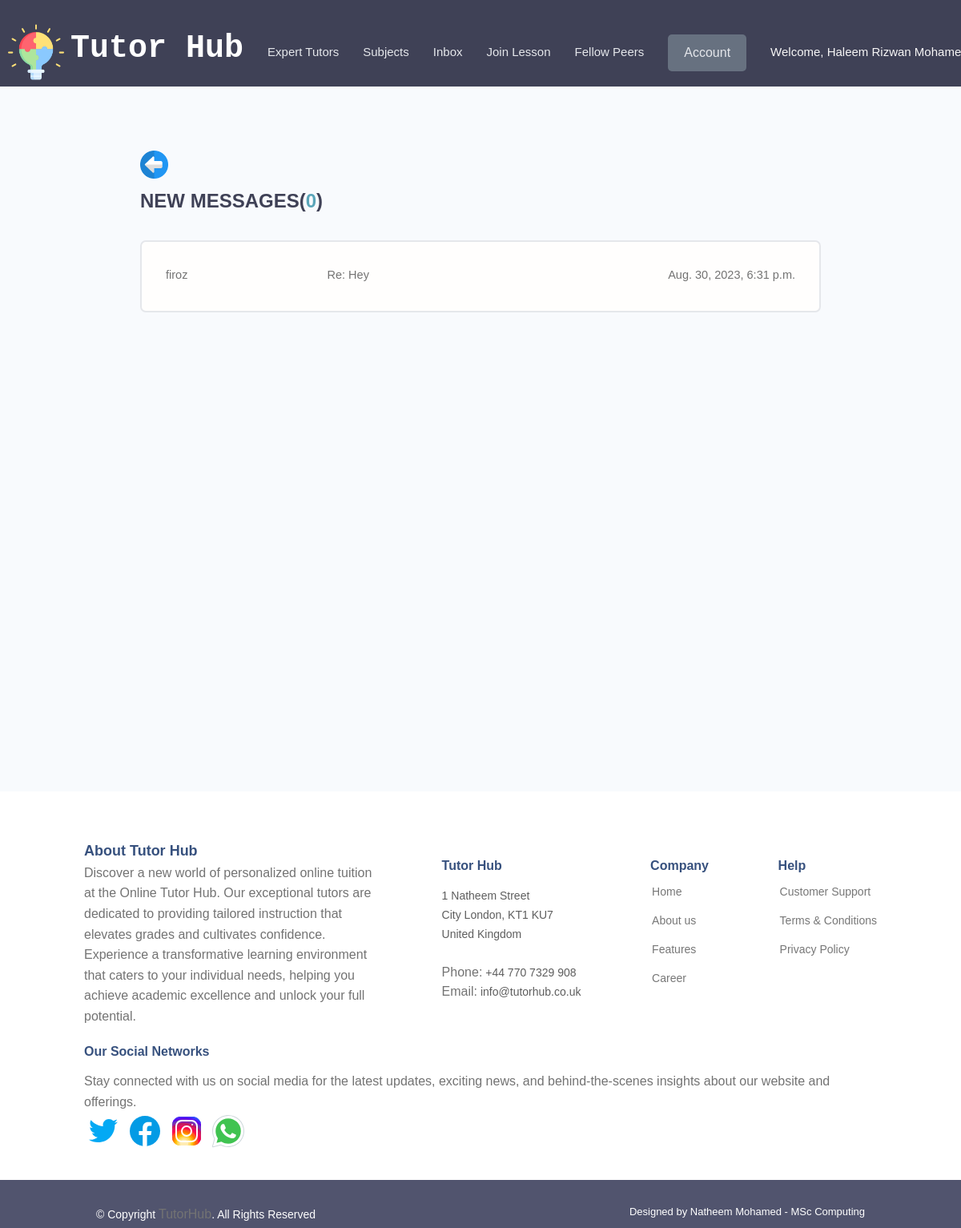
The app's page /inbox/ (signed in), older data.
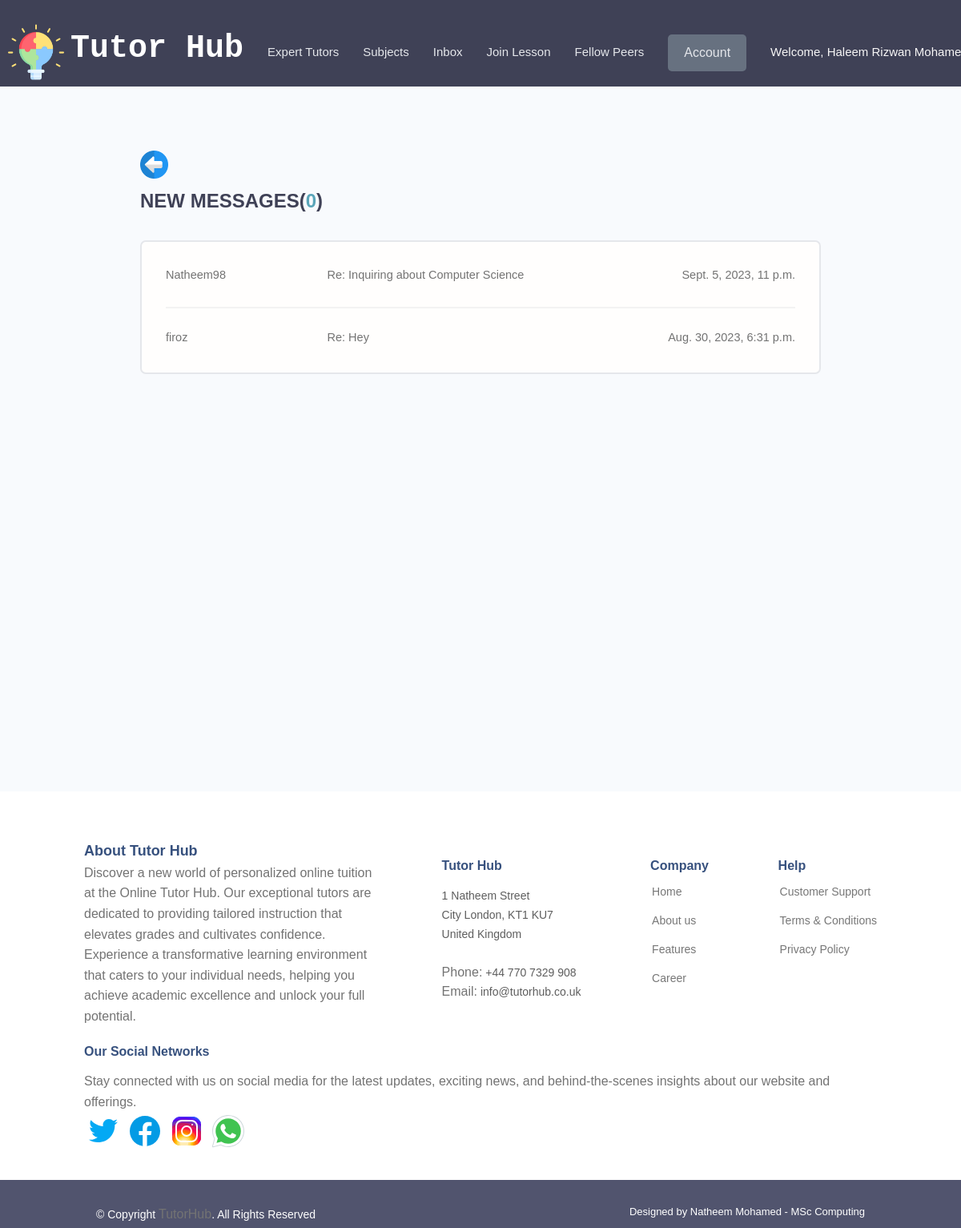
The same page, newer data.
### userprofile/models.py (models this page shows, shortened)
class Message(models.Model):
    sender = models.ForeignKey(settings.AUTH_USER_MODEL, on_delete=models.SET_NULL, null=True, blank=True, related_name='sent_messages')
    recipient = models.ForeignKey(settings.AUTH_USER_MODEL, on_delete=models.SET_NULL, null=True, blank=True, related_name='received_messages')
    name = models.CharField(max_length=200, null=True, blank=True)
    email = models.EmailField(max_length=200, null=True, blank=True)
    subject = models.CharField(max_length=200, null=True, blank=True)
    body = models.TextField()
    is_read = models.BooleanField(default=False, null=True)
    created = models.DateTimeField(auto_now_add=True)
    id = models.UUIDField(default=uuid.uuid4, unique=True, primary_key=True, editable=False)
    class Meta:
        ordering = ['is_read', '-created']

### userprofile/views.py (the view)
# urls.py: path('inbox/', views.inbox, name="inbox"),
@login_required(login_url='login')
def inbox(request):
    current_user = request.user
    if current_user.user_type == 'student':
        profilepk = current_user.studentprofile.pk
    else:
        profilepk = None
    messageRequests = current_user.received_messages.all()
    unreadCount = messageRequests.filter(is_read=False).count()
    context = {'messageRequests':messageRequests,'unreadCount': unreadCount, 'profilepk':profilepk }
    return render(request, 'userprofile/inbox.html', context)

### userprofile/templates/userprofile/inbox.html
{% extends 'main.html' %}
{% load static %}
{% block content  %}
<main class="inbox my-xl">
    <div class="content-box">
        {% if request.user.user_type == 'tutor' %}
        <a href="{% url 'tutor-profile' pk=request.user.tutorprofile.pk %}">
        <img src="{% static 'images/default-image/previous.png' %}" style="max-width: 35px;" />
        </a>
        {% else %}
        <a href="{% url 'student-profile' pk=request.user.studentprofile.pk %}">
        <img src="{% static 'images/default-image/previous.png' %}" style="max-width: 35px;" />
        </a>
        {% endif %}
        <h3 class="inbox__title">New Messages(<span>{{unreadCount}}</span>)</h3>
        <ul class="messages">
            {% for recieved_message in messageRequests %}
            {% if recieved_message.is_read == False %}
            <li class="message message--unread">
                {% else %}
                <li class="message">
            {% endif %}
             <a href="{% url 'message' recieved_message.id%}">
                <span class="message__author">{{recieved_message.name}}</span>
                <span class="message__subject">{{recieved_message.subject}}</span>
                <span class="message__date">{{recieved_message.created}}</span>
             </a>
            </li>
            {% endfor %}
        </ul>
    </div>
</main>
{% endblock content  %}

Row changes from the older to the newer data that the page shows:
added Message: name "Natheem98", subject "Re: Inquiring about Computer Science", created "Sept. 5, 2023, 11 p.m."
